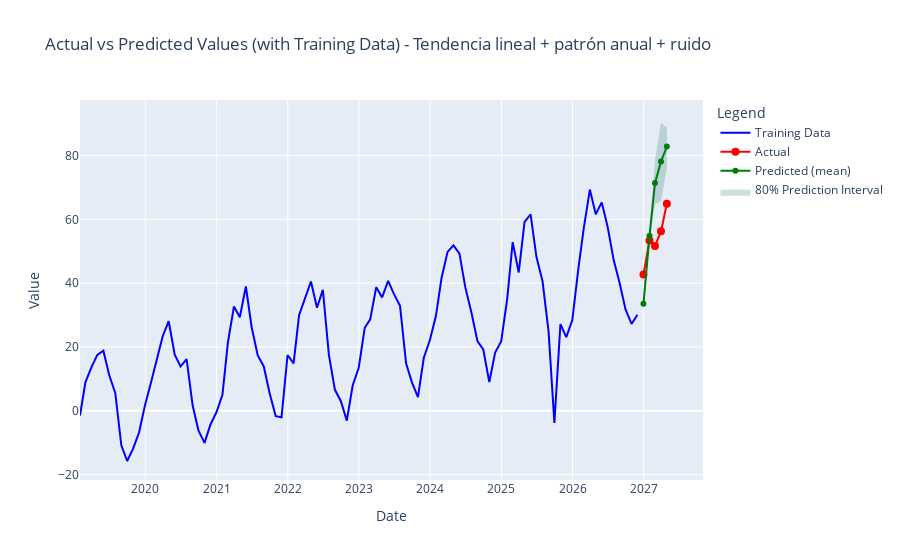

Notebook code cell kept with this figure:
### Code cell
start_date = pd.Timestamp("2019-01-01")
num_samples = 100

# Generate the time series
time_series1 = np.arange(num_samples) * 0.5 + \
               np.sin(np.arange(num_samples) * 2 * np.pi / 12) * 20 + \
               np.random.normal(loc=0, scale=5, size=num_samples)

time_series2 = np.sin(np.arange(num_samples) * 2 * np.pi / 6) * 30 + \
               np.random.normal(loc=100, scale=10, size=num_samples)

time_series3 = np.exp(np.arange(num_samples) * 0.03) + \
               np.random.normal(loc=0, scale=3, size=num_samples)

time_series = [time_series1, time_series2, time_series3]
titles = ['Tendencia lineal + patrón anual + ruido',
          'Patrón estacional + ruido',
          'Tendencia exponencial + ruido']

# Create and use the forecaster
forecaster = DeepARForecasting(start_date="2019-01-01", freq="ME", prediction_length=5, epochs=20)

for series, title in zip(time_series, titles):
    forecaster.add_time_series(series, title)
    
forecaster.run_forecasting_process(series_index=0)
